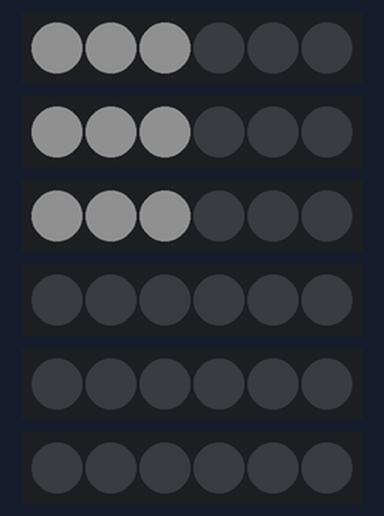
Bench run of a program on a simulated ESP32. Shown: 6 × 6 RGB LEDs in strip order, left to right. Dim RGB values are drawn brighter than linear; random numbers use the default seed unless the program sets one.

Above: at 0.1 s.
At 1.1 s:
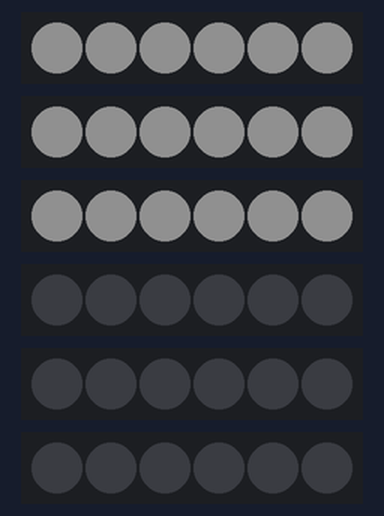
At 5.1 s:
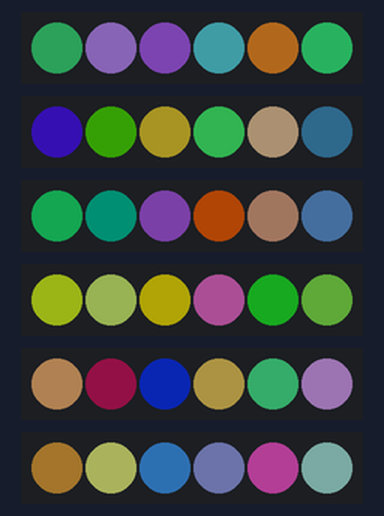
At 17.36 s:
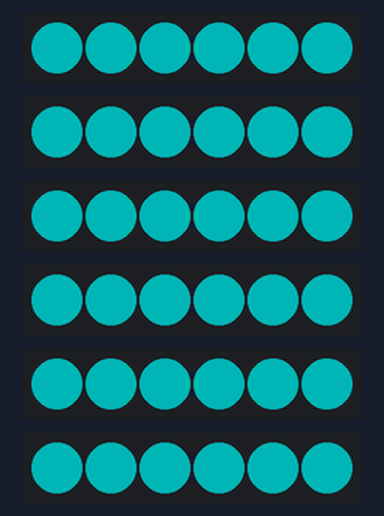
At 25.31 s:
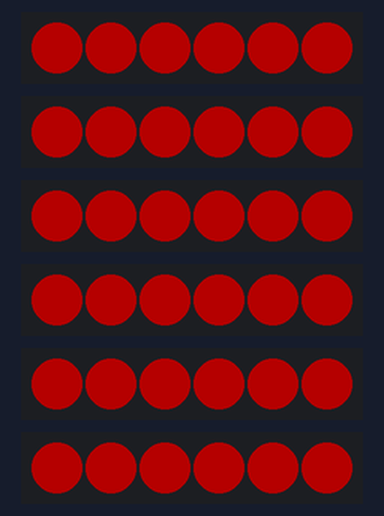
At 35.87 s:
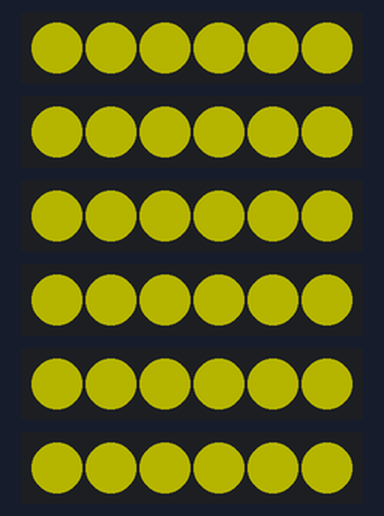
Timing chart, 0 to 40.0 s (numbered marks = the images above):
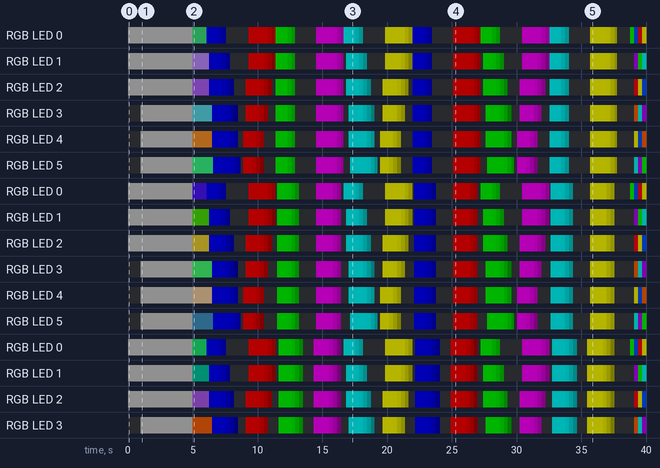

Measured:
- by itself, RGB LED 4: off → RGB(6, 44, 8) at 5.0 s, → RGB(0, 0, 64) 1.5 s later, → RGB(0, 0, 63) 1.1 s later, → RGB(0, 0, 41) 0.30 s later, … (61 changes in this stretch)
- by itself, RGB LED 5: off → RGB(16, 16, 16) at 1.0 s, → RGB(4, 9, 12) 4.0 s later, → RGB(0, 0, 64) 1.6 s later, → RGB(0, 0, 58) 1.3 s later, … (65 changes in this stretch)
- what the display in image 1 shows lasts 4.0 s, from 1.0 s to 5.0 s

The program:

main.cpp
```cpp
#include <Arduino.h>
#include <Adafruit_NeoPixel.h>
#include <FastLED.h>
#include "lamp.h"


Lamp myLamp;

void setup() {
}


void loop(){

  myLamp.squareFour(myLamp.r,myLamp.g,myLamp.b,0);
  myLamp.showAll();
  vTaskDelay(1000);
  myLamp.squareFour(myLamp.r,myLamp.g,myLamp.b,1);
  myLamp.showAll();
  vTaskDelay(1000);
  myLamp.runAround();
  vTaskDelay(1000);
  myLamp.randomLights();
  vTaskDelay(1000);
  myLamp.swipe();
  vTaskDelay(1000);
  myLamp.rainbowStrideColumn();
  vTaskDelay(1000);
  myLamp.rainbowStrideRow();
  vTaskDelay(1000);
  myLamp.heart();
  vTaskDelay(1000);
  myLamp.tronRunner();
  vTaskDelay(1000);
  myLamp.circleReal();
  vTaskDelay(1000);
    myLamp.colorFlow();
  vTaskDelay(1000);
  //myLamp.squareFour(myLamp.r,myLamp.g,myLamp.b,0);
}
```

lamp.h
```cpp
#ifndef lamp_h
#define lamp_h

#include <Adafruit_NeoPixel.h>
#include <FastLED.h>

#define NUMPIXELS  6

class Lamp
{
    public:

        static bool state;
        static int32_t r, g, b;

        Adafruit_NeoPixel strip_a;
        Adafruit_NeoPixel strip_b;
        Adafruit_NeoPixel strip_c;
        Adafruit_NeoPixel strip_d;
        Adafruit_NeoPixel strip_e;
        Adafruit_NeoPixel strip_f;
        Lamp() :
            strip_a(NUMPIXELS, 16, NEO_GRB + NEO_KHZ800),
            strip_b(NUMPIXELS, 17, NEO_GRB + NEO_KHZ800),
            strip_c(NUMPIXELS, 18, NEO_GRB + NEO_KHZ800),
            strip_d(NUMPIXELS, 19, NEO_GRB + NEO_KHZ800),
            strip_e(NUMPIXELS, 21, NEO_GRB + NEO_KHZ800),
            strip_f(NUMPIXELS, 22, NEO_GRB + NEO_KHZ800)
        {
            strip_a.begin();
            strip_b.begin();
            strip_c.begin();
            strip_d.begin();
            strip_e.begin();
            strip_f.begin();
            strip_a.setBrightness(64);
            strip_b.setBrightness(64);
            strip_c.setBrightness(64);
            strip_d.setBrightness(64);
            strip_e.setBrightness(64);
            strip_f.setBrightness(64);
        }

        // member functions
        void squareFour(int r, int g, int b, int corner);
        void runAround();
       // void water();
        void randomLights();
        void colorFlow();
        void setRow(int r, int g, int b, int strip);
        void setColumn(int r, int g, int b, int column);
        void showAll();
        void swipeRightBlue();
        void swipeLeftRed();
        void swipeUpGreen();
        void swipeDownPurple();
        void swipeRightCyan();
        void swipeLeftYellow();
        void swipeUpBlue();
        void swipeDownRed();
        void swipeRightGreen();
        void swipeLeftPurple();
        void swipeUpCyan();
        void swipeDownYellow();
        void swipe();
        void rainbowStrideColumn();
        void rainbowStrideRow();
        void heart();
        void tronRunner();
        void individual(int r, int g, int b, int x, int y);
        void circle(int r, int g, int b, int x, int y);
        void clearAll();
        void circleReal();
        void uniform();
};

#endif
```

Source omitted: lamp.cpp (18654 bytes)
